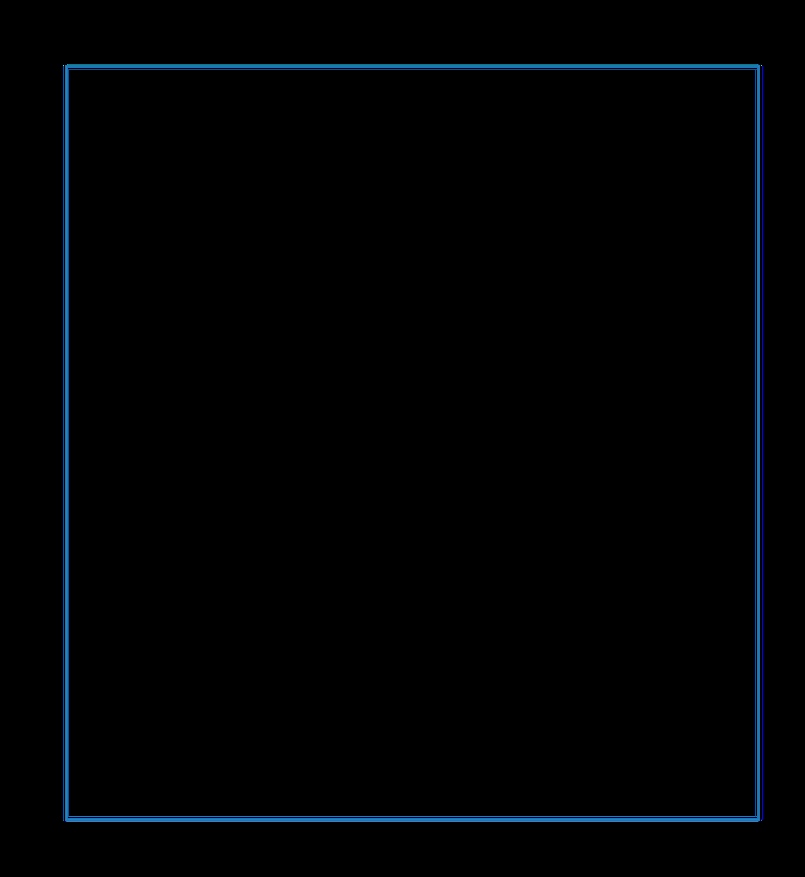
#> input picture symmetry/temp_image.png, 805 x 877 px, shrunk from 1065 x 1160 before the run
$ python symmetry.py
#> lines starting #> are read from the running program, lines starting #| are printed output that depends on the picture; after the words box and inside, x2 and y2 are one past the last pixel; in counts of white or black regions, pixels touching at a corner belong together
#> in plot_symmetry, img is the input picture: shape (877, 805, 3); mean B, G, R 3.8, 2.2, 0.4
import cv2
import cairosvg
import matplotlib.pyplot as plt
import numpy as np

def plot_horizontal_symmetry(img, img_no):
#> called with img_no = '0'
    if img is None :
        print('Could not open or find the image')

    else:
        gray = cv2.cvtColor(img, cv2.COLOR_BGR2GRAY)
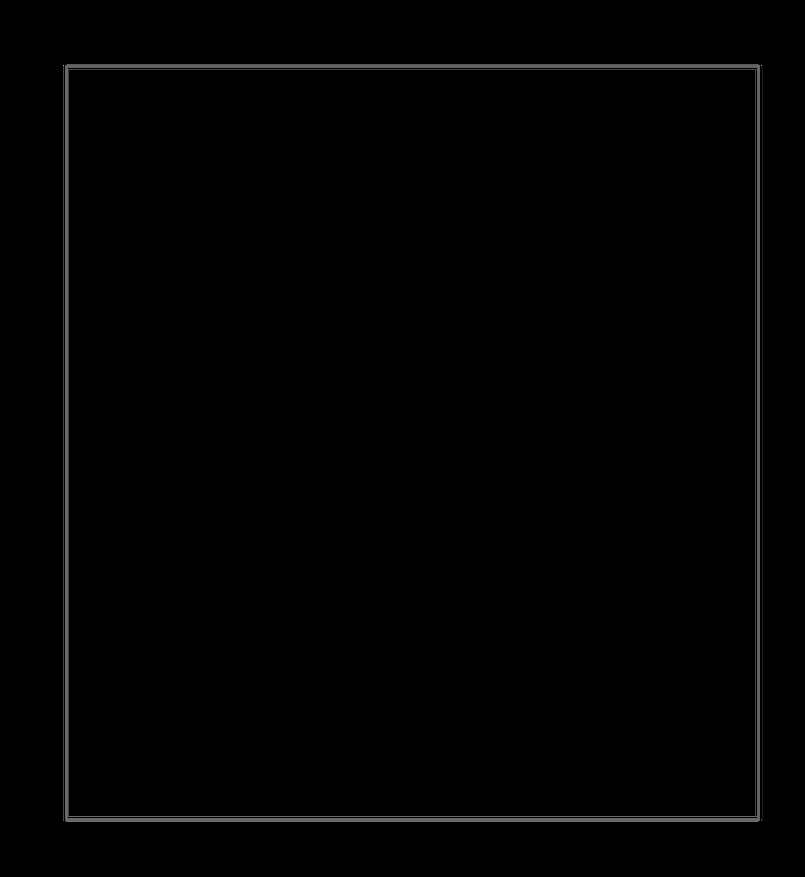
#> gray: shape (877, 805); min 0, max 179, mean 1.9
        img_symmetry = img.copy()
        cv2.line(img_symmetry, (0, gray.shape[0]//2), (gray.shape[1], gray.shape[0]//2), (0, 255, 0), 2)
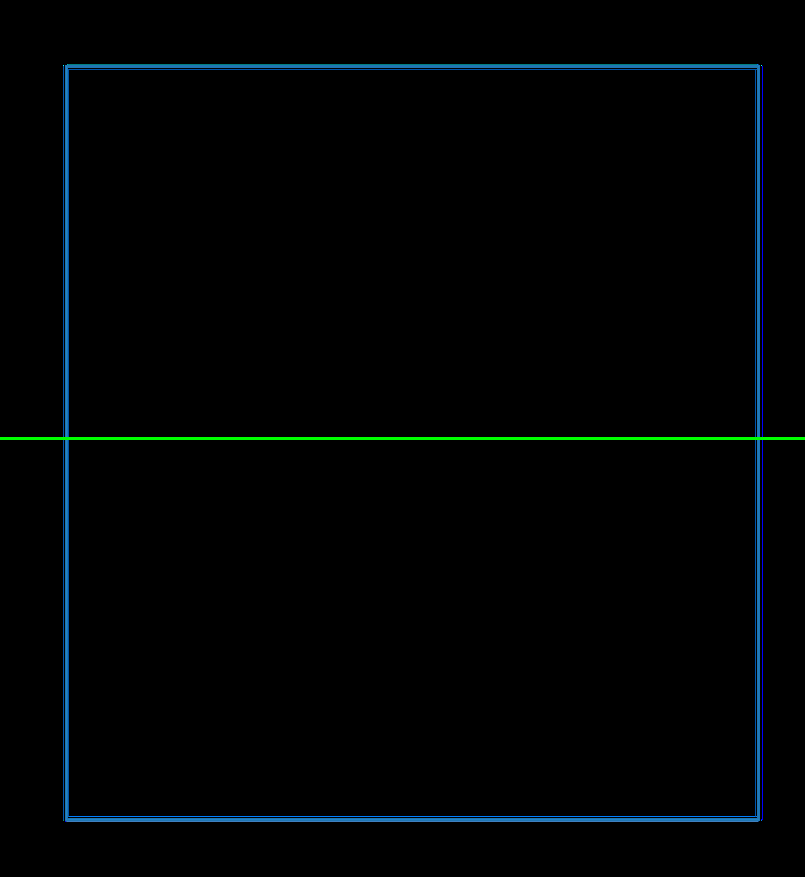
#> img_symmetry: shape (877, 805, 3); 0.34% of pixels changed, all inside (x1, y1, x2, y2) = (0, 437, 805, 440)

    cv2.imwrite('./assets/horizontal/' + img_no + '.png', img_symmetry)


def plot_vertical_symmetry(img, img_no):
#> called with img_no = '0'
    if img is None:
        print('Could not open or find the image')

    else:
        gray = cv2.cvtColor(img, cv2.COLOR_BGR2GRAY)
        flip_vertically = cv2.flip(gray, 1)
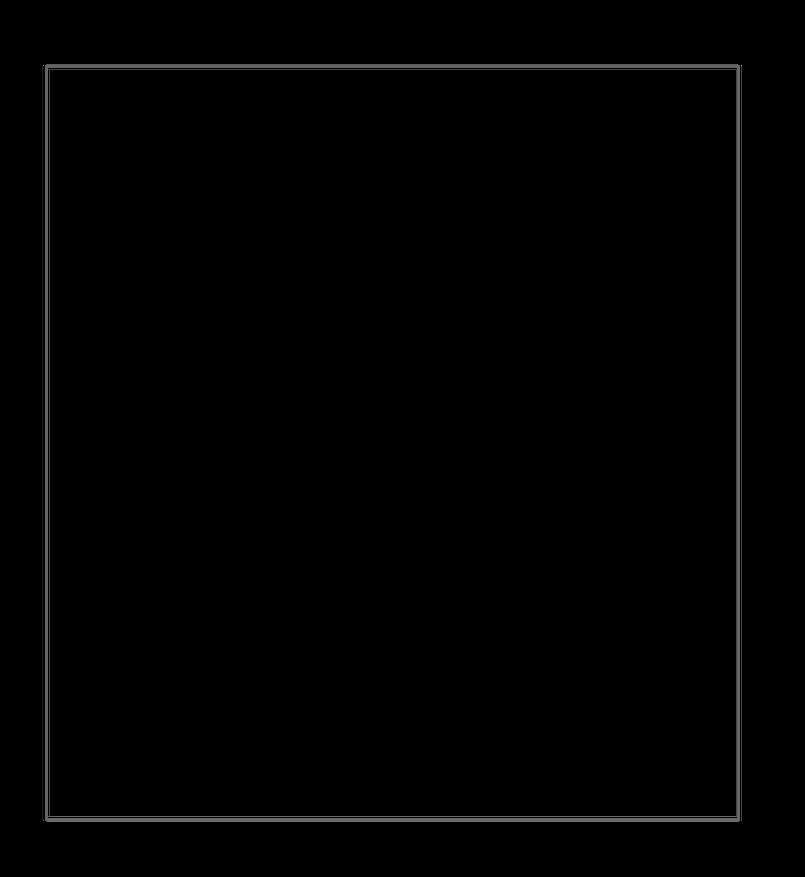
#> flip_vertically: shape (877, 805); min 0, max 179, mean 1.9
        img_symmetry = img.copy()
        cv2.line(img_symmetry, (gray.shape[1]//2, 0), (gray.shape[1]//2, gray.shape[0]), (0, 255, 0), 2)

    cv2.imwrite('./assets/vertical/' + img_no + '.png', img_symmetry)


def plot_diagonal_symmetry(img, img_no):
#> called with img_no = '0'
    if img is None:
        print('Could not open or find the image')

    else:
        gray = cv2.cvtColor(img, cv2.COLOR_BGR2GRAY)
        flip_vertically = cv2.flip(gray, 1)
        img_symmetry = img.copy()
        cv2.line(img_symmetry, (0, 0), (gray.shape[1], gray.shape[0]), (0, 255, 0), 2)
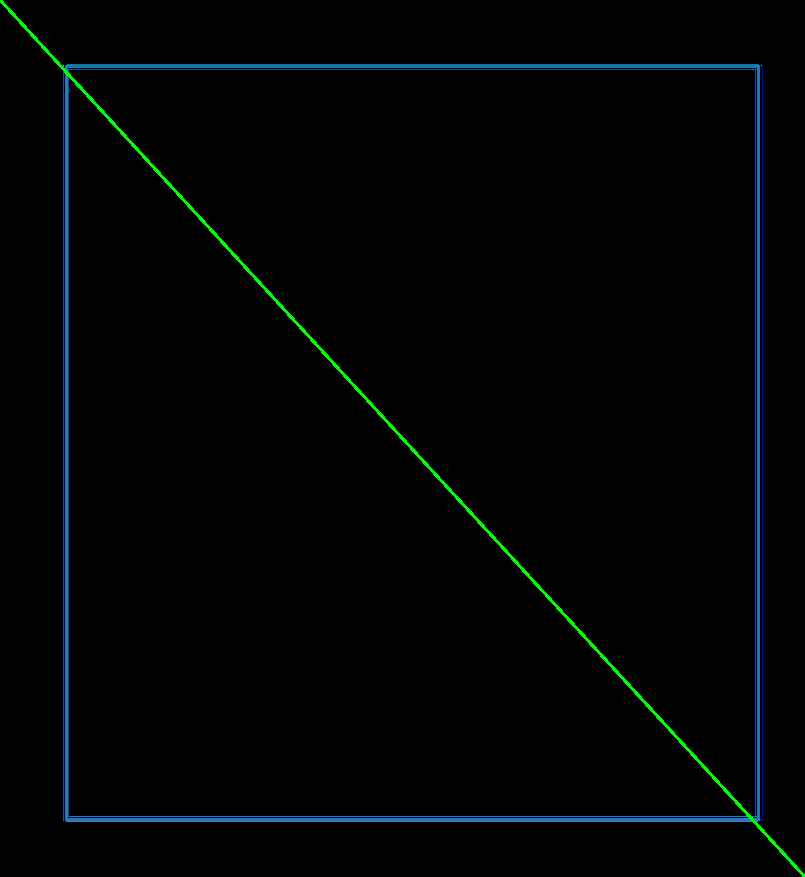
#> img_symmetry: shape (877, 805, 3); mean B, G, R 3.8, 3.6, 0.4

    cv2.imwrite('./assets/diagonal/' + img_no + '.png', img_symmetry)


def plot_symmetry():
    for i in range(0,3):
        i = str(i)
        file_path = './assets/images/regularized_plot_' + i + '.svg'
        cairosvg.svg2png(url=file_path, write_to='./temp_image.png')
        img = cv2.imread('./temp_image.png')
        # img = cv2.imread('./assets/images/regularized_plot_'+ i +'.svg')
        plot_horizontal_symmetry(img, i)
        plot_vertical_symmetry(img, i)
        plot_diagonal_symmetry(img, i)

plot_symmetry()
